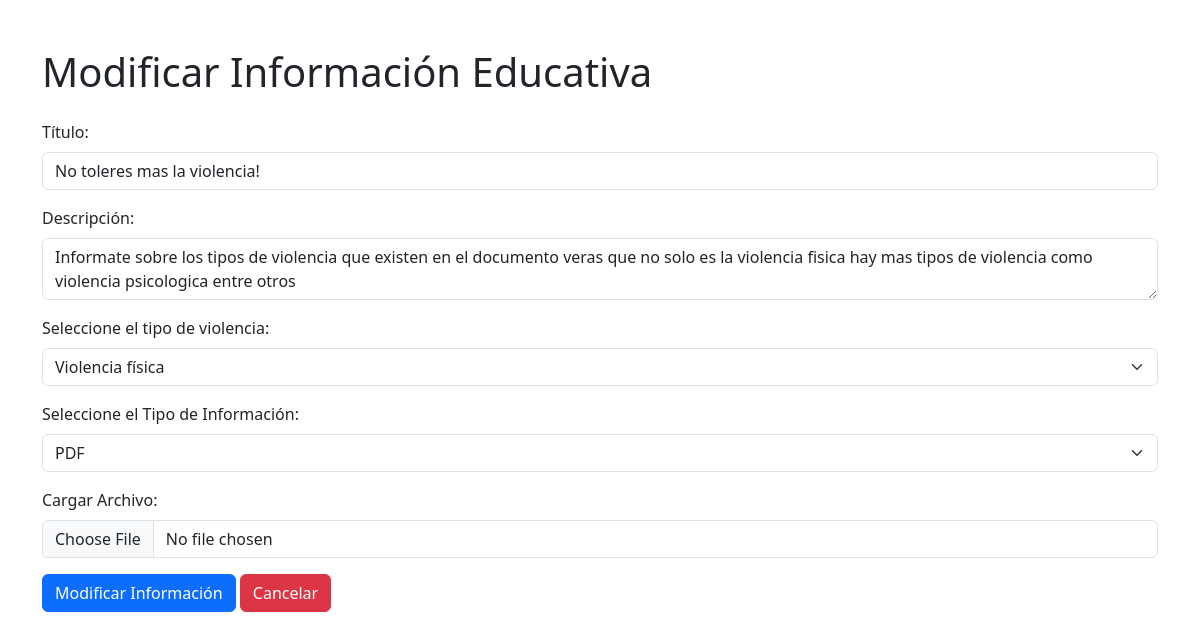
Screenshot of /controlador/informacionEducativaModifica.php?codInformacion=2 (signed in) with the database file from the repository.
### tables this page shows
CREATE TABLE `informacion_educativa` (
  `codInformacion` int(11) NOT NULL,
  `titulo` varchar(90) DEFAULT NULL,
  `descripcion` varchar(200) DEFAULT NULL,
  `tipoViolencia` varchar(90) DEFAULT NULL,
  `rutaDirectorio` varchar(90) DEFAULT NULL,
  `tipo` varchar(90) DEFAULT NULL,
  `fechaSubida` date DEFAULT NULL,
  `ci` int(11) DEFAULT NULL
);

### controlador/informacionEducativaModifica.php (called while the page is built, shortened)
<?php
$codInformacion = $_GET['codInformacion'];
include("../modelo/InformacionEducativaClase.php");
$informacion = new InformacionEducativa($codInformacion, "", "","","","","");
$res = $informacion->lista_especifica();
$reg = $res->fetch_assoc();
$titulo = $reg['titulo'];
$descripcion = $reg['descripcion'];
$tipoViolencia = $reg['tipoViolencia'];
$tipo = $reg['tipo'];
include("../vista/InformacionEducativaModifica.php");
?>

### modelo/InformacionEducativaClase.php (called while the page is built, shortened)
<?php
class InformacionEducativa {
    private $codInformacion;
    public function setCodInformacion($codInformacion) {
        $this->codInformacion = $codInformacion;
    }
    public function lista(){
        $db=new Conexion();
        $sql=$db->query("SELECT * FROM informacion_educativa ORDER BY fechaSubida desc");
        return ($sql);
    }public function lista_especifica(){
        $db=new Conexion();
        $sql=$db->query("SELECT * FROM informacion_educativa where codInformacion=$this->codInformacion");
        return ($sql);
    }
}
?>

### vista/InformacionEducativaModifica.php (the view, shortened to what this page needs)
<!DOCTYPE html>
<html lang="en">
<head>
    <link href="https://cdn.jsdelivr.net/npm/bootstrap@5.3.1/dist/css/bootstrap.min.css" rel="stylesheet">
</head>
<body>
    <div class="container mt-5">
        <form action="" method="POST" enctype="multipart/form-data">
            <h1 class="mb-4">Modificar Información Educativa</h1>
            <div class="mb-3">
                <label for="titulo" class="form-label">Título:</label>
                <input type="text" class="form-control" name="titulo" id="titulo" value="<?php echo $titulo; ?>">
            </div>
            <div class="mb-3">
                <label for="descripcion" class="form-label">Descripción:</label>
                <textarea class="form-control" name="descripcion" id="descripcion"><?php echo $descripcion; ?></textarea>
            </div>
            <div class="mb-3">
                <label for="tipoViolencia" class="form-label">Seleccione el tipo de violencia:</label>
                <select class="form-select" name="tipoViolencia" id="tipoViolencia" required>
                    <option value="Violencia física" <?php if ($tipoViolencia === "Violencia física") echo "selected"; ?>>Violencia física</option>
                </select>
            </div>
            <div class="mb-3">
                <label for="tipo" class="form-label">Seleccione el Tipo de Información:</label>
                <select class="form-select" id="tipo" name="tipo">
                    <option value="PDF" <?php echo ($tipo === "PDF") ? "selected" : ""; ?>>PDF</option>
                </select>
            </div>
            <div class="mb-3">
                <label for="archivo" class="form-label">Cargar Archivo:</label>
                <input type="file" class="form-control" name="archivo" id="archivo">
            </div>
            <button type="submit" class="btn btn-primary" name="ModificarInformacion">Modificar Información</button>
            <button type="button" class="btn btn-danger" onclick="window.location.href='../controlador/informacionEducativaLista.php'">Cancelar</button>
        </form>
    </div>
</body>
</html>

### rows the page displays
informacion_educativa: titulo "No toleres mas la violencia!", descripcion "Informate sobre los tipos de violencia que existen en el documento veras que no solo es la violencia fisica hay mas tipos de violencia como violencia psicologica entre otros", tipo "PDF"
